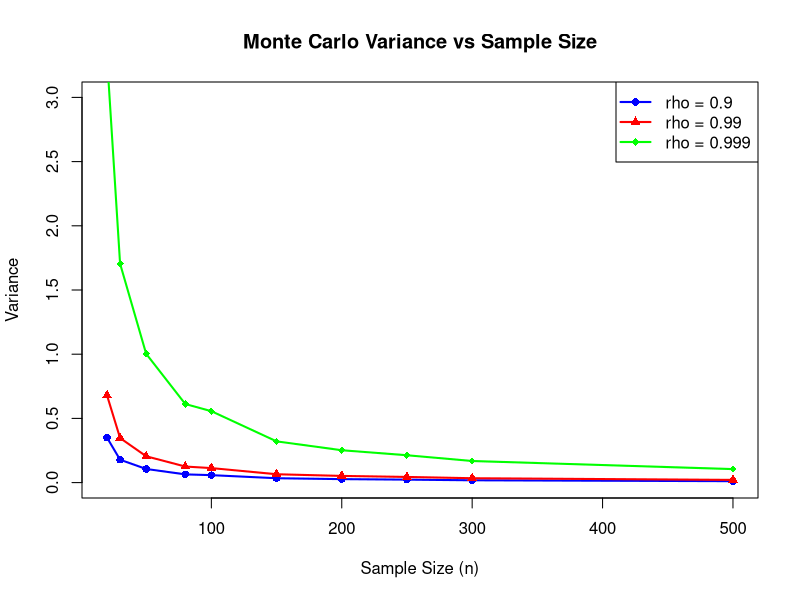

R code for this plot:
## ---- chunk 1
#| include: false
library(MASS)
library(tidyverse)
## ---- chunk 2
simulator = function(n,ro){
  mu = c(0, 0) 
  sigma = matrix(c(1, ro, ro, 1), nrow = 2) 
  X = mvrnorm(n = n, mu = mu, Sigma = sigma)
  e = rnorm(n)
  betas = matrix(c(1,2),nrow = 2)
  y = X %*% betas + e + 1
  data = data.frame(cbind(y,X))
  colnames(data) = col.names = c('y','x1','x2')
  model = lm(y~x1+x2,data = data)
  return(model)
}

monte_carlo = function(k,n,ro){
  beta_est = matrix(0,nrow = k, ncol = 2)
  st_rates = c(0,0)
  cover_rates = c(0,0)
  avg_lens = c(0,0)
  
  for (i in 1:k){
    s = simulator(n,ro)
    beta_est[i,] = coef(s)[2:3]
    beta1_ci = confint(s,level = 0.95)[2,]
    beta2_ci = confint(s,level = 0.95)[3,]
    st_rates[1] = st_rates[1] + (beta1_ci[1] > 0 || beta1_ci[2] < 0)
    st_rates[2] = st_rates[2] + (beta2_ci[1] > 0 || beta2_ci[2] < 0)
    cover_rates[1] = cover_rates[1] +
      (beta1_ci[1] <= 1 && 1 <= beta1_ci[2])
    cover_rates[2] <- cover_rates[2] +
      (beta2_ci[1] <= 2 && 2 <= beta2_ci[2])
    avg_lens[1] = avg_lens[1] + beta1_ci[2] - beta1_ci[1]
    avg_lens[2] = avg_lens[2] + beta2_ci[2] - beta2_ci[1]
  }
  avg_betas = colMeans(beta_est)
  var_betas = diag(cov(beta_est))
  st_rates = st_rates/k
  cover_rates = cover_rates/k
  avg_lens = avg_lens/k
  return(c(avg_betas,var_betas,st_rates,cover_rates,avg_lens))
}
## ---- chunk 3
set.seed(42)
ros = c(0,0.5,0.8,0.9,0.95,0.99,0.995,0.999)
n = 100
k = 500
results = array(0,dim = c(8,10))
for (i in 1:8){
  ro = ros[i]
  re = monte_carlo(k,n,ro)
  results[i,] = re
}

results = as.data.frame(cbind(ros,results))
colnames(results) = c('rho','beta1','beta2','var1','var2','sr1','sr2','cr1','cr2','len1','len2')
results = round(results,3)
## ---- chunk 4
set.seed(42)
ro = 0.9
ns = c(20, 30, 50, 80, 100, 150,200,250,300,500)
k = 500
resultss = array(0,dim = c(10,10))
for (i in 1:10){
  n = ns[i]
  re = monte_carlo(k,n,ro)
  resultss[i,] = re
}

resultss = as.data.frame(cbind(ns,resultss))
colnames(resultss) = c('n','beta1','beta2','var1','var2','str1','str2','cr1','cr2','len1','len2')
resultss = round(resultss,3)
## ---- chunk 5
set.seed(42)
ro = 0.95
ns = c(20, 30, 50, 80, 100, 150,200,250,300,500)
k = 500
resultsss = array(0,dim = c(10,10))
for (i in 1:10){
  n = ns[i]
  re = monte_carlo(k,n,ro)
  resultsss[i,] = re
}

resultsss = as.data.frame(cbind(ns,resultsss))
colnames(resultsss) = c('n','beta1','beta2','var1','var2','str1','str2','cr1','cr2','len1','len2')
resultsss = round(resultsss,3)
## ---- chunk 6
set.seed(42)
ro = 0.99
ns = c(20, 30, 50, 80, 100, 150,200,250,300,500)
k = 500
resultssss = array(0,dim = c(10,10))
for (i in 1:10){
  n = ns[i]
  re = monte_carlo(k,n,ro)
  resultssss[i,] = re
}

resultssss = as.data.frame(cbind(ns,resultssss))
colnames(resultssss) = c('n','beta1','beta2','var1','var2','str1','str2','cr1','cr2','len1','len2')
resultssss = round(resultssss,3)
## ---- chunk 7
results
## ---- chunk 8
plot(ns, resultss$var1,
     type = "o",            
     col = "blue",          
     pch = 16,              
     lwd = 2,               
     xlab = "Sample Size (n)",
     ylab = "Variance",
     ylim = range(0,3),
     main = "Monte Carlo Variance vs Sample Size"
)

lines(ns, resultsss$var1,
      type = "o",
      col = "red",
      pch = 17,
      lwd = 2
)

lines(ns, resultssss$var1,
      type = "o",
      col = "green",
      pch = 18,
      lwd = 2
)

legend("topright",
       legend = c("rho = 0.9", "rho = 0.99", "rho = 0.999"),
       col = c("blue", "red", "green"),
       pch = c(16, 17,18,19),
       lty = 1,
       lwd = 2
)
